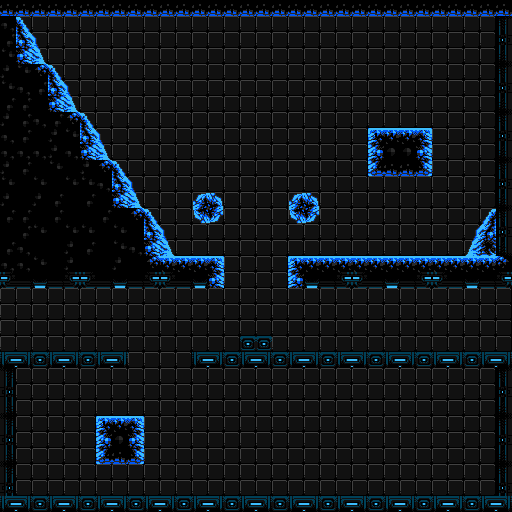

Tiled map render using the project's own tile images. Description and the map definition, with tile-layer contents summarised, below:
An orthogonal 32x32 tile map with 16x16 px tiles, 2 tile layers (bg, default), 2 tilesets and 2 objects.

<map version="1.0" orientation="orthogonal" renderorder="right-down" width="32" height="32" tilewidth="16" tileheight="16" nextobjectid="4">
 <properties>
  <property name="unity:resource" value="True" />
  <property name="unity:scale" value="0.01" />
 </properties>
 <tileset firstgid="1" source="connectors.tsx" />
 <tileset firstgid="6" source="corpus_tiles_localization.tsx" />
 <objectgroup name="connectors">
  <object id="2" gid="5" x="0" y="368">
   <properties>
    <property name="type" value="1" />
   </properties>
  </object>
  <object id="3" gid="3" x="496" y="368">
   <properties>
    <property name="type" value="1" />
   </properties>
  </object>
 </objectgroup>
 <layer name="bg" width="32" height="32">
  <properties>
   <property name="unity:sortingLayerName" value="bg" />
  </properties>
  <data>[1024 cells, 756 non-empty, 1 distinct tile ids]</data>
 </layer>
 <layer name="default" width="32" height="32">
  <data>[1024 cells, 315 non-empty, 36 distinct tile ids]</data>
 </layer>
</map>
